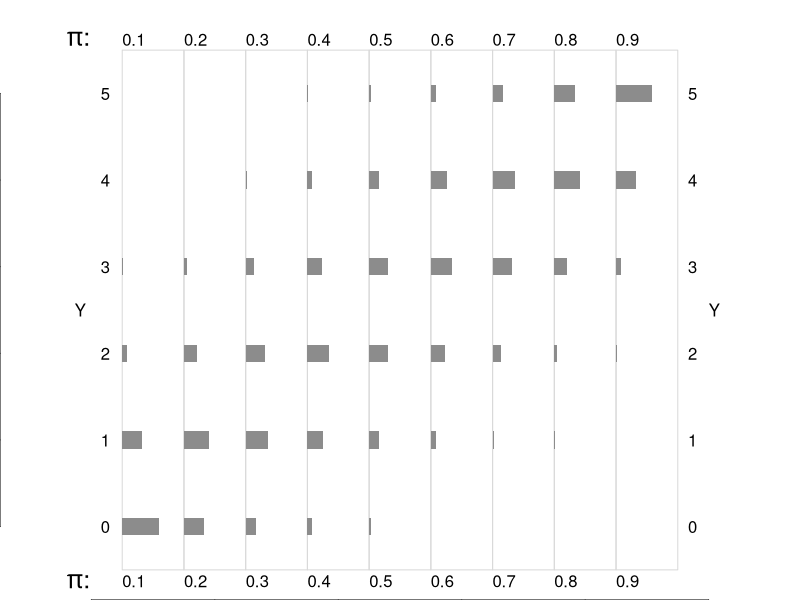
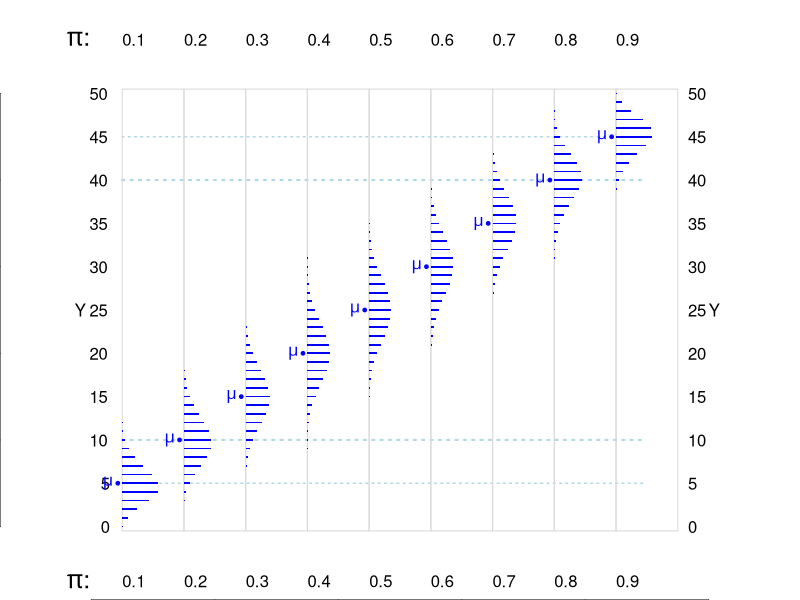

These charts were generated, in order, by the following R code:
## ---- chunk 1

showBinomials = function(n=5,d.n=1){
  
    par(mfrow=c(1,1),mar = c(0,0,1,0))

    plot(-10,-10,xlim=c(-0.1,1.1),ylim=c(-0.12,1.12)*n,,frame=FALSE)

    Dx = 0.1

    yy = 0:n 
    
    yyy = seq(0,n,d.n)
    
    

    text(-0.04,  1.11*n, expression(paste(pi,":")), adj=c(0,0),cex=1.5,font=2)
    text(-0.04, -0.11*n, expression(paste(pi,":")), adj=c(0,1),cex=1.5,font=2)

    if(n > 5 & (n-5)> 5){
        segments(Dx/2,   5, 1-Dx, 5, col="lightblue",   
                 lty="dotted", lwd=1.5)
        segments(Dx/2, n-5, 1-Dx, n-5, col="lightblue",
                 lty="dotted", lwd=1.5)
    } 
    if(n > 10){
        segments(Dx/2,   10, 1-Dx,   10, col="lightblue",
                 lty="dotted", lwd=2)
        segments(Dx/2, n-10, 1-Dx, n-10, col="lightblue",
                 lty="dotted", lwd=2)
    } 
    for(P in seq(Dx,1-Dx,Dx)){
        if(P %in% seq(Dx,1-Dx,Dx)) {
            text(P-Dx/2,  1.11*n, toString(P), adj=c(0,0))
            text(P-Dx/2, -0.11*n, toString(P), adj=c(0,1))
        }
        rect(P-Dx/2, -1/2, P+Dx/2, n+1/2, border="grey85")
        if(P==Dx){ 
           text(P -Dx, 0.5*n, "Y", adj=c(1.5,0.5))
           text(1-P+Dx,   0.5*n, "Y", adj=c(0,0.5))
           for(y in yy) {
              if( y %in% yyy ){
              text(P-Dx/1.5, y, toString(y), 
                   adj=c(1.25,0.5))
              text(1-Dx + Dx/1.5   , y, toString(y), 
                   adj=c(0,   0.5) )
              }
           }
        }
    xx = dbinom(yy,n,P ) * Dx * sqrt(n/5)
    E = n*P ; COL=col="grey55"
    if( ( E >= 5 & E <=  (n-5) )  ) {
        COL = "blue"
    }
    rect(rep(P,n+1)-Dx/2, yy-0.1, rep(P,n+1)+xx - Dx/2, yy+0.1, 
              border=NA, col=COL )
    
    if( COL=="blue") {
       points(P-Dx/1.75,E, pch=19, cex=0.5, col=COL)
       text(P-Dx/1.75,E, expression(mu), 
            cex=1,adj=c(1.5,0.5),font=2, col=COL)
      
    } 
    }
  
}


## ---- chunk 2

showBinomials(n=5,d.n=1)

## ---- chunk 3

showBinomials(n=50,d.n=5)

## ---- chunk 4

showBinomialLimit = function(MU=c(0.5,2.5,7.5,15)){
  
    par(mfrow=c(1,length(MU)),mar = c(0,0,1,0))

    powers = (2:4)
    
    max.power = max(powers)+1
    nnn = 10^powers
    y.max = qpois(0.99,MU[length(MU)])
    x.max = dpois(0,min(MU))
    
    for(mu in MU) {
         P = mu/nnn
         yyy = 0:y.max

         plot(-10,-10,
            xlim=c(-0.06,1.01)*x.max,
            ylim=c(-0.02,1.05)*y.max,
            frame=TRUE,xaxt="n",yaxt="n",col="grey80")

         y0 = min(qpois(0.99,mu)+5,y.max)
         
         text(.4*x.max,  y0, "n",  adj=c(1,0),cex=1.5)
         text(.6*x.max,  y0, expression(pi), adj=c(0,0),cex=1.5)

         X = 0
         ii=0
         for(i.p in 1:length(powers) ) {
              ii = ii+1
              x = powers[i.p]
              txt = formatC(10^x, digits = x, format = "fg")
              text(.4*x.max, y0-ii, txt,col=ii,adj=c(1,1),cex=1.5)
              text(.5*x.max, y0-ii, "x",col=ii,adj=c(0.5,1),cex=1.5)
              txt = formatC(P[i.p],digits=x+1,format="f")
              text(.6*x.max,y0-ii,txt,col=ii,adj=c(0,1),cex=1.5)
              if(i.p==length(powers)){
                text(.5*x.max,y0-ii-1,
                     paste("Poisson[mean = ",
                           toString(mu),"]",sep=""),
                     adj=c(0.5,1),cex=1.5,col=ii+1)
              }
              
              points(-0.03*x.max, mu,pch=19,cex=0.5)
              text(  -0.05*x.max, mu,expression(mu),cex=1.5,adj=c(1,0.5))
              
            
              if(i.p == length(powers)){ 
                 if(mu==MU[1]) text(X, 
                              y.max+1, "Y", adj=c(1.5,0))
                 if(mu==MU[length(MU)]) text(1.01*x.max, 
                              y.max+1, "Y", adj=c(1,0))
           
              for(y in yyy){
                  if(mu==MU[1]) text(-0.01*x.max, 
                                     y,toString(y), adj=c(1,0.5))
                  if(mu==MU[length(MU)]) text(1.01*x.max, 
                                     y,toString(y), adj=c(1,0.5))
                  } 
              }
             xx = dbinom(0:y.max,nnn[i.p],P[i.p] ) 
             segments(rep(X,y.max+1)    ,  yyy - (ii-2.5)*0.125, 
                      rep(X,y.max+1) +xx,  yyy - (ii-2.5)*0.125, 
                  col=ii)
             xx = dpois(0:y.max,mu )
             if(i.p==length(powers)) segments(rep(X,y.max+1),
                                             yyy - (ii+1-2.5)*0.125, 
                      rep(X,y.max+1) +xx,  yyy - (ii+1-2.5)*0.125, 
                  col=ii+1)
             
             
        }
      
    }
    
    
}

